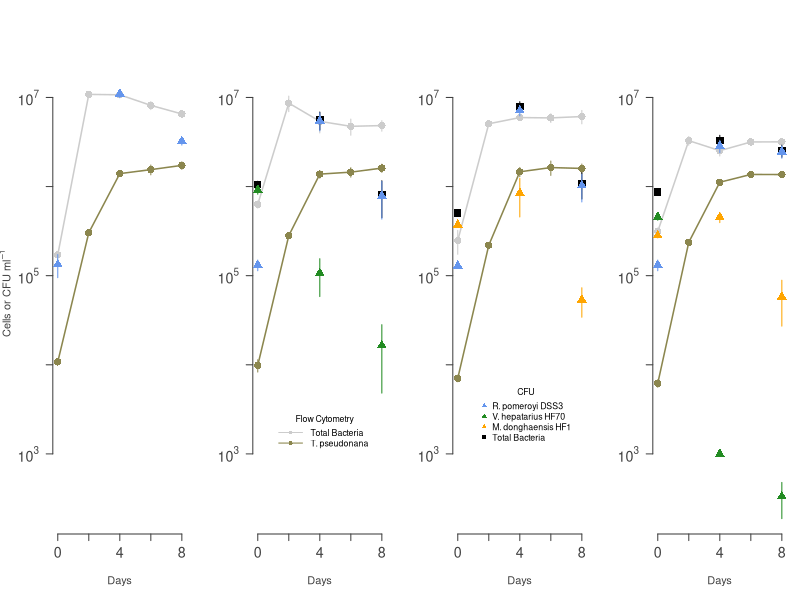
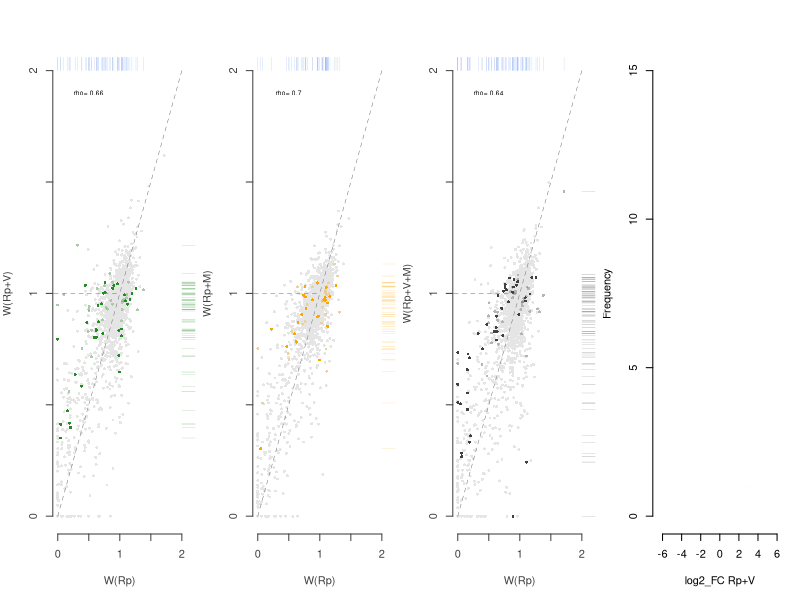
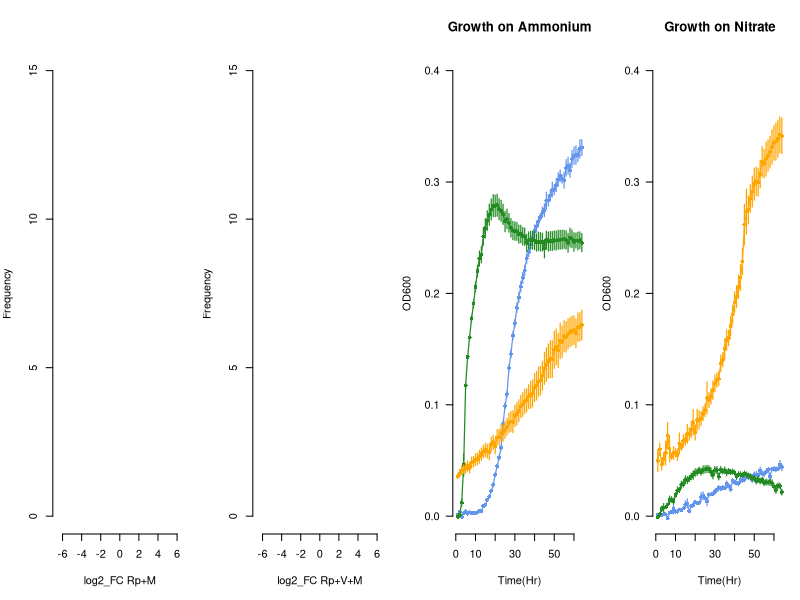
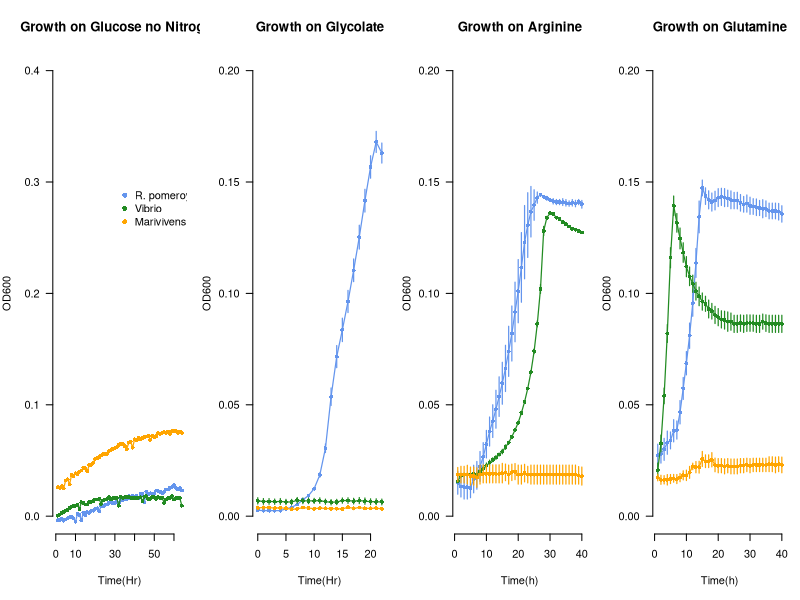
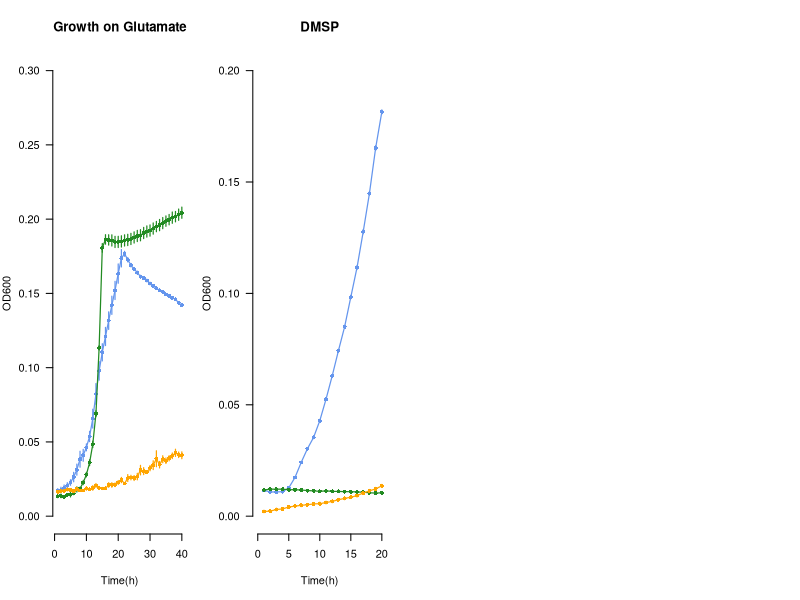

Generate these figures, in order, with R:
## ---- chunk 1
#loading in packages
library(readr)
library(dplyr)
library(tidyr)
library(ggplot2)
library(scales)
library(data.table)
library(formattable)
## ---- chunk 2
# Defining variables to make it more readable later on

rpom <- 'Ruegeria_pomeroyi'
rpomColor <- 'cornflowerblue'
mari <- 'Marivivens'
mariColor <- 'orange'
vib <- 'Vib_70'
vibColor <- 'forestgreen'
diatom <- 'T_pseudo'
diatomColor <- 'khaki4'
bacteria <- 'Bacteria'
bacteriaColor <- 'gray80'
compCommColor <- 'gray25'
totalCFUColor <- 'black'
## ---- chunk 3
# Transform data from CFU to CFU/ml
# from 1/2 YTSS and 1/2 YTSS + KAN25
coloniesMl <- function(rawCFUdata){
    rawCFUdata <- rawCFUdata %>% 
    mutate(cfu.ml = CFU*Dilution/Volume) %>% 
    mutate(cfuKAN.ml = CFU_KAN*Dilution/Volume) %>% 
    ungroup()
}

# Calculate mean and standard error of the mean of CFU/ml 
# and CFU_KAN/ml separate and then combine
CFUmean <- function(CFUml){
    cfuMean <- CFUml %>%
        select(Condition, Replicate, Day, Organism, cfu.ml) %>%
        na.omit() %>%
        group_by(Condition, Day, Organism, Replicate) %>%
        summarize(CFU.ml = mean(cfu.ml)) %>% 
        group_by(Condition, Day, Organism) %>% 
        summarize(mean.CFU.ml=round(mean(CFU.ml)), sem.CFU.ml=sd(round(CFU.ml))/sqrt(length(CFU.ml)))%>%
        ungroup() 
    cfuKANmean <- CFUml %>%
        select(Condition, Replicate, Day, Organism, cfuKAN.ml) %>%
        na.omit() %>%
        group_by(Condition, Day, Organism, Replicate) %>%
        summarize(CFUKAN.ml = mean(cfuKAN.ml)) %>% 
        group_by(Condition, Day, Organism) %>% 
        summarize(mean.cfuKAN.ml=round(mean(CFUKAN.ml)), sem.cfuKAN.ml=sd(round(CFUKAN.ml))/sqrt(length(CFUKAN.ml)))%>%
        ungroup()
    full_join(cfuMean, cfuKANmean, by=c('Condition', 'Organism', 'Day'))
}


# Calculate mean Cells/ml from flow data taken on CyAN 
meanCellsml <- function(rawFlowdata){
    flowMean <- rawFlowdata %>%
        select(Condition, Replicate, Day, Organism, Cells.ml) %>%
        na.omit() %>%
        group_by(Condition, Day, Organism) %>%
        summarize(mean.Cells.ml=mean(round(Cells.ml)), sem.Cells.ml=sd(round(Cells.ml))
                  /sqrt(length(Cells.ml)))%>%
        ungroup()
}

# Read in CFU and flow data, transforming with above functions
# Need to add in Day 0 for condition 4/6 since these
# R pom colonies were inhibited by Vibrio, thus
# Taking the mean of all other time zeros and placing # it here

rawCFUcounts <- read.table(file='Data/GOTn_CFUcounts_v2.csv', header=TRUE, sep=',')
CFUml <- coloniesMl(rawCFUcounts)
meanCFUml <- CFUmean(CFUml)
meanCFUml <- meanCFUml[order(meanCFUml$Day), ]

flowCounts <- read.table(file='Data/GOTn_flowCounts_v2.csv', header=TRUE, sep=',')
meanFlow <- meanCellsml(flowCounts)
## ---- chunk 4
# Fixing the problem that there were no Rpom counts on day zero of conditions 4 & 6
# We just set the CFUs here equal to the mean of the inoculum from all other conditions


condition4RpomT0 <- meanCFUml$Day==0 & meanCFUml$Organism==rpom & meanCFUml$Condition=='Vibrio'
condition6RpomT0 <- meanCFUml$Day==0 & meanCFUml$Organism==rpom & meanCFUml$Condition=='CompleteCommunity'
allRpomT0 <- na.omit(CFUml$cfu.ml[CFUml$Day=='0' & CFUml$Organism==rpom])

meanCFUml$mean.CFU.ml[condition4RpomT0] <- mean(allRpomT0)
meanCFUml$sem.CFU.ml[condition4RpomT0] <- sd(allRpomT0)/sqrt(length(allRpomT0))

meanCFUml$mean.CFU.ml[condition6RpomT0] <- mean(allRpomT0)
meanCFUml$sem.CFU.ml[condition6RpomT0] <- sd(allRpomT0)/sqrt(length(allRpomT0))
## ---- chunk 5
#Total CFUs from means then propagate error

totalCFUS <- meanCFUml %>% 
  group_by(Condition, Day) %>% 
  summarize(total.meanCFU= sum(mean.CFU.ml), total.sem=sqrt(sum(sem.CFU.ml^2, na.rm=TRUE)))

## ---- chunk 6
attach(meanCFUml)

meanCFU <- mean.CFU.ml[Organism==rpom]
meanCFUT0 <- mean.CFU.ml[Organism==rpom & Day==0]
meanCFUT4 <- mean.CFU.ml[Organism==rpom & Day==4]
meanCFUT8 <- mean.CFU.ml[Organism==rpom & Day==8]

semCFUT0 <- sem.CFU.ml[Organism==rpom & Day==0]
semCFUT4 <- sem.CFU.ml[Organism==rpom & Day==4]
semCFUT8 <- sem.CFU.ml[Organism==rpom & Day==8]


rpomAloneCFU <- mean.CFU.ml[Condition=='RpomAlone' & Organism==rpom]
semRpomAloneCFU <- sem.CFU.ml[Condition=='RpomAlone' & Organism==rpom]
rpomAloneTimeCFU <- Day[Condition=='RpomAlone' & Organism==rpom]

vibRpomCFU <- mean.CFU.ml[Condition=='Vibrio' & Organism==rpom]
semVibRpomCFU <- sem.CFU.ml[Condition=='Vibrio' & Organism==rpom]
vibCFU <- mean.CFU.ml[Condition=='Vibrio' & Organism==vib]
semVibCFU <- sem.CFU.ml[Condition=='Vibrio' & Organism==vib]
vibTimeCFU <- Day[Condition=='Vibrio' & Organism==vib]
vibRpomTimeCFU <- Day[Condition=='Vibrio' & Organism==rpom]

mariRpomCFU <- mean.CFU.ml[Condition=='Marivivens' & Organism==rpom]
semMariRpomCFU <- sem.CFU.ml[Condition=='Marivivens' & Organism==rpom]
mariCFU <- mean.CFU.ml[Condition=='Marivivens' & Organism==mari]
semMariCFU <- sem.CFU.ml[Condition=='Marivivens' & Organism==mari]
mariTimeCFU <- Day[Condition=='Marivivens' & Organism==mari]
mariRpomTimeCFU <- Day[Condition=='Marivivens' & Organism==rpom]

compCommRpomCFU <- mean.CFU.ml[Condition=='CompleteCommunity' & Organism==rpom]
semCompCommRpomCFU <- sem.CFU.ml[Condition=='CompleteCommunity' & Organism==rpom]
compCommMariCFU <- mean.CFU.ml[Condition=='CompleteCommunity' & Organism==mari]
semCompCommMariCFU <- sem.CFU.ml[Condition=='CompleteCommunity' & Organism==mari]
compCommVibCFU <- mean.CFU.ml[Condition=='CompleteCommunity' & Organism==vib]
semCompCommVibCFU <- sem.CFU.ml[Condition=='CompleteCommunity' & Organism==vib]
compCommVibTimeCFU <- Day[Condition=='CompleteCommunity' & Organism==vib]
compCommMariTimeCFU <- Day[Condition=='CompleteCommunity' & Organism==mari]
compCommRpomTimeCFU <- Day[Condition=='CompleteCommunity' & Organism==rpom]

detach(meanCFUml, unload=TRUE)

## ---- chunk 7
# Reading in functions for growth curves that I like to make
niceGrowthCurve <- function(time, populationDensity, yLim, yLab=expression('Cells or CFU ml' ^-1),  timeTicks, timeLabs, popTicks, popLabs){
  xLab <- 'Days'
  axesCol <- 'gray25'
  plot(time, populationDensity, las=1, xlab=xLab, ylab=yLab, log='y',  type='n', frame.plot=FALSE,  yaxt='n', xaxt='n', ylim=yLim, col.lab=axesCol)
  axis(1, at=timeTicks, labels=timeLabs, col=axesCol, col.axis=axesCol, cex.axis=1.3, cex.lab=1.3)
  axis(2, at=popTicks, labels=popLabs, las=1, col=axesCol, col.axis=axesCol, cex.axis=1.3, cex.lab=1.3)
}


oneMemberGrowthCurve <- function(timePop1, pop1, pop1SEM, pop1Col, lineType=1, point=16){
  points(timePop1, pop1, col=pop1Col, pch=point, cex=1.5)
  lines(timePop1, pop1, col=pop1Col, lty=lineType, lwd=1.5)
  segments(x0=timePop1, y0=pop1+pop1SEM, y1=pop1-pop1SEM, col=pop1Col)
}

## ---- chunk 8
#Defining the flow cytometry objects as the treatmentOrganism

attach(meanFlow)

tnBacteriaFlow <-  mean.Cells.ml[Condition=='RpomAlone' & Organism==bacteria]
semTnBacteriaFlow <- sem.Cells.ml[Condition=='RpomAlone' & Organism==bacteria]
tnDiatomFlow <- mean.Cells.ml[Condition=='RpomAlone' & Organism==diatom]
semTnDiatomFlow <- sem.Cells.ml[Condition=='RpomAlone' & Organism==diatom]
tnBacteriaTimeFlow <- Day[Condition=='RpomAlone' & Organism==bacteria]
tnDiatomTimeFlow <- Day[Condition=='RpomAlone' & Organism==diatom]

vibBacteriaFlow <-  mean.Cells.ml[Condition=='Vibrio' & Organism==bacteria]
semVibBacteriaFlow <- sem.Cells.ml[Condition=='Vibrio' & Organism==bacteria]
vibDiatomFlow <- mean.Cells.ml[Condition=='Vibrio' & Organism==diatom]
semVibDiatomFlow <- sem.Cells.ml[Condition=='Vibrio' & Organism==diatom]
vibBacteriaTimeFlow <- Day[Condition=='Vibrio' & Organism==bacteria]
vibDiatomTimeFlow <- Day[Condition=='Vibrio' & Organism==diatom]

mariBacteriaFlow <-  mean.Cells.ml[Condition=='Marivivens' & Organism==bacteria]
semMariBacteriaFlow <- sem.Cells.ml[Condition=='Marivivens' & Organism==bacteria]
mariDiatomFlow <- mean.Cells.ml[Condition=='Marivivens' & Organism==diatom]
semMariDiatomFlow <- sem.Cells.ml[Condition=='Marivivens' & Organism==diatom]
mariBacteriaTimeFlow <- Day[Condition=='Marivivens' & Organism==bacteria]
mariDiatomTimeFlow <- Day[Condition=='Marivivens' & Organism==diatom]

allBacteriaFlow <-  mean.Cells.ml[Condition=='CompleteCommunity' & Organism==bacteria]
semAllBacteriaFlow <- sem.Cells.ml[Condition=='CompleteCommunity' & Organism==bacteria]
allDiatomFlow <- mean.Cells.ml[Condition=='CompleteCommunity' & Organism==diatom]
semAllDiatomFlow <- sem.Cells.ml[Condition=='CompleteCommunity' & Organism==diatom]
allBacteriaTimeFlow <- Day[Condition=='CompleteCommunity' & Organism==bacteria]
allDiatomTimeFlow <- Day[Condition=='CompleteCommunity' & Organism==diatom]
detach(meanFlow, unload=TRUE)
## ---- chunk 9
xAxis <- seq(0,8, by=2)
xAxisLong <- seq(0,16, by=2)
xAxisLabs <- c('0','','4','','8')
xAxisLongLabs <- c('0','','4','','8','','12','','16')

ylim <- c(2e2,2e7)
yAxis <-  c(1e3, 1e4, 1e5, 1e6, 1e7)
yAxisLab <- c(expression('10'^'3'), '', expression('10'^'5'), '',expression('10'^'7'))

#pdf(file='growthcurve_20220316.pdf', height=3, width=9, useDingbats=FALSE)

par(mfrow=c(1,4), mar=c(5,4,4,1))

#Rpom Alone
niceGrowthCurve(xAxis, yAxis, ylim, timeTicks=xAxis, timeLabs=xAxisLabs, popTicks=yAxis, popLabs=yAxisLab)


oneMemberGrowthCurve(tnBacteriaTimeFlow, tnBacteriaFlow, semTnBacteriaFlow, bacteriaColor)
oneMemberGrowthCurve(tnDiatomTimeFlow, tnDiatomFlow, semTnDiatomFlow, diatomColor)
oneMemberGrowthCurve(rpomAloneTimeCFU, rpomAloneCFU, semRpomAloneCFU, rpomColor,lineType=0, point=17)




#Vibrio

niceGrowthCurve(xAxis, yAxis, ylim, yLab='', timeTicks=xAxis, timeLabs=xAxisLabs, popTicks=yAxis, popLabs=yAxisLab)

oneMemberGrowthCurve(vibBacteriaTimeFlow, vibBacteriaFlow, semVibBacteriaFlow, bacteriaColor)
oneMemberGrowthCurve(vibDiatomTimeFlow, vibDiatomFlow, semVibDiatomFlow, diatomColor)


oneMemberGrowthCurve(totalCFUS$Day[totalCFUS$Condition=='Vibrio'], totalCFUS$total.meanCFU[totalCFUS$Condition=='Vibrio'], totalCFUS$total.sem[totalCFUS$Condition=='Vibrio'], totalCFUColor, lineType=0, point=15)

oneMemberGrowthCurve(vibRpomTimeCFU, vibRpomCFU, semVibRpomCFU, rpomColor, lineType=0, point=17)
oneMemberGrowthCurve(vibTimeCFU, vibCFU, semVibCFU, vibColor, lineType=0, point=17)


legend(1.2, 0.3e4, legend=c('Total Bacteria' , 'T. pseudonana'), col=c(bacteriaColor, diatomColor), cex=0.8, pch=16, lty=1, bty='n', title='Flow Cytometry', seg.len=3)


#Marivivens

niceGrowthCurve(xAxis, yAxis, ylim, yLab='', timeTicks=xAxis, timeLabs=xAxisLabs, popTicks=yAxis, popLabs=yAxisLab)

oneMemberGrowthCurve(mariBacteriaTimeFlow, mariBacteriaFlow, semMariBacteriaFlow, bacteriaColor)
oneMemberGrowthCurve(mariDiatomTimeFlow, mariDiatomFlow, semMariDiatomFlow, diatomColor)

oneMemberGrowthCurve(totalCFUS$Day[totalCFUS$Condition=='Marivivens'], totalCFUS$total.meanCFU[totalCFUS$Condition=='Marivivens'], totalCFUS$total.sem[totalCFUS$Condition=='Marivivens'], totalCFUColor, lineType=0, point=15)

oneMemberGrowthCurve(mariRpomTimeCFU, mariRpomCFU, semMariRpomCFU, rpomColor, lineType=0, point=17)
oneMemberGrowthCurve(mariTimeCFU, mariCFU, semMariCFU, mariColor, lineType=0, point=17)


legend(1.2, 0.6e4, legend=c('R. pomeroyi DSS3' , 'V. hepatarius HF70', 'M. donghaensis HF1', 'Total Bacteria'), col=c(rpomColor, vibColor, mariColor, totalCFUColor), pch=c(17,17,17,15), cex=0.8, lty=0, bty='n', title='CFU', seg.len=3)

#CompleteCommunity

niceGrowthCurve(xAxis, yAxis, ylim, yLab='', timeTicks=xAxis, timeLabs=xAxisLabs, popTicks=yAxis, popLabs=yAxisLab)

oneMemberGrowthCurve(allBacteriaTimeFlow, allBacteriaFlow, semAllBacteriaFlow, bacteriaColor)
oneMemberGrowthCurve(allDiatomTimeFlow, allDiatomFlow, semAllDiatomFlow, diatomColor)


oneMemberGrowthCurve(totalCFUS$Day[totalCFUS$Condition=='CompleteCommunity'], totalCFUS$total.meanCFU[totalCFUS$Condition=='CompleteCommunity'], totalCFUS$total.sem[totalCFUS$Condition=='CompleteCommunity'], totalCFUColor, lineType=0, point=15)

oneMemberGrowthCurve(compCommRpomTimeCFU, compCommRpomCFU, semCompCommRpomCFU, rpomColor, lineType=0, point=17)
oneMemberGrowthCurve(compCommRpomTimeCFU, compCommVibCFU, semCompCommVibCFU, vibColor, lineType=0, point=17)
oneMemberGrowthCurve(compCommMariTimeCFU, compCommMariCFU, semCompCommMariCFU, mariColor, lineType=0, point=17)



#dev.off()
## ---- chunk 10
# expansion factors for Rpom as the only bacteria makes it easy

expansionCalc <- function(initialFC, finalFC, semInitialFC, semFinalFC){
  
  x <- initialFC
  y <- finalFC
  
  expansion <- y/x
  
  dx_x <- semInitialFC/x
  dy_y <- semFinalFC/y
  
  uncertainty <- expansion*sqrt((dx_x)^2*(dy_y)^2)
  
  expansion_uncertainty <- c(vector(),c(expansion, uncertainty))
}


rpomAloneExp <- expansionCalc(tnBacteriaFlow[1], tnBacteriaFlow[5], semTnBacteriaFlow[1], semTnBacteriaFlow[5])[1]
semRpomAloneExp <- expansionCalc(tnBacteriaFlow[1], tnBacteriaFlow[5], semTnBacteriaFlow[1], semTnBacteriaFlow[5])[2]

rpomAloneExpCFU <- expansionCalc(rpomAloneCFU[1], rpomAloneCFU[3], semRpomAloneCFU[1], semRpomAloneCFU[3])[1]
semRpomAloneExpCFU <- expansionCalc(rpomAloneCFU[1], rpomAloneCFU[3], semRpomAloneCFU[1], semRpomAloneCFU[3])[2]


# to get expansion factors for conditions with multiple bacteria
# Rpom CFUs / Total Bacteria CFUs * Total Bacteria FC = Rpom FC
# expansion factor is then Rpom FC final / Rpom FC initial

percentMultiBact <- function(rPom, bact2, bact3){
  x <- rPom
  y <- bact2
  z <- bact3
  
  total <- x/(x+y+z)
}

expansionCalc_noUncert <- function(initialFC, finalFC){
  
  x <- initialFC
  y <- finalFC
  
  expansion <- y/x
}

  
rpomVibPercent <- percentMultiBact(vibRpomCFU, vibCFU, bact3=0)
rpomMariPercent <- percentMultiBact(mariRpomCFU, mariCFU, bact3=0)
rpomAllPercent <- percentMultiBact(compCommRpomCFU, compCommVibCFU, compCommMariCFU)




#these are all of specifically rpom in each treatment then multiplied by the flowcytometry data (0d and 8d) to get cells/ml of rpom from the percentage of rpom cells based on cfus

vibExp <-  expansionCalc_noUncert(vibBacteriaFlow[1]*rpomVibPercent[1], vibBacteriaFlow[5]*rpomVibPercent[3])


mariExp <-  expansionCalc_noUncert(mariBacteriaFlow[1]*rpomMariPercent[1], mariBacteriaFlow[5]*rpomMariPercent[3])


allExp <- expansionCalc_noUncert(allBacteriaFlow[1]*rpomAllPercent[1], allBacteriaFlow[5]*rpomAllPercent[3])

print(c('RpomAlone Expansion=', round(rpomAloneExp, 2),'Vibrio Expansion=', round(vibExp,2) , 'Marivivens Expansion=', round(mariExp,2), 'CompleteCommunity Expansion', round(allExp, 2)))
## ---- chunk 11



#Calculating the # of generations from the FC data, for rpom Alone just use the flow data, for rpom in the other communities, use the %CFU rpom * FC data

generations <- function(FC, percentRpom){
  (log10(FC[5]*percentRpom[3]) - log10(FC[1]*percentRpom[1]))/0.301

}


generationTable <- matrix(nrow=4, ncol=2)
generationTable[1, 1] <- 'rpomAlone Generations'
generationTable[2, 1] <- 'Vibrio rpom Generations'
generationTable[3, 1] <- 'Marivivens rpom Generations'
generationTable[4, 1] <- 'Complete Comm rpom Generations'
generationTable[1,2] <- round((log10(tnBacteriaFlow[5]) - log10(tnBacteriaFlow[1]))/0.301,2)
generationTable[2,2] <- round(generations(vibBacteriaFlow, rpomVibPercent),2)
generationTable[3,2] <- round(generations(mariBacteriaFlow, rpomMariPercent), 2)
generationTable[4,2] <- round(generations(allBacteriaFlow, rpomAllPercent), 2)

print(generationTable)

paste('Mean Generations=', mean(as.numeric(generationTable[1:4, 2])))
## ---- chunk 12
# Calculating the number of generations from time 0 to 4 for just Rpom CFUs
#propagation of standard error of the mean
errorProp <- function(sem, mean){
  sqrt((0.434*(sem[2]/mean[2]))^2 + (0.434*(sem[1]/mean[1]))^2)
}

gen4Table <- matrix(nrow=4, ncol=3)
gen4Table[1, 1] <- 'rpomAlone Generations'
gen4Table[2, 1] <- 'Vibrio rpom Generations'
gen4Table[3, 1] <- 'Marivivens rpom Generations'
gen4Table[4, 1] <- 'Complete Comm rpom Generations'
gen4Table[1, 2] <- round((log10(rpomAloneCFU[2])-log10(rpomAloneCFU[1]))/0.301, 3)
gen4Table[2, 2] <- round((log10(vibRpomCFU[2])-log10(vibRpomCFU[1]))/0.301, 3)
gen4Table[3, 2] <- round((log10(mariRpomCFU[2])-log10(mariRpomCFU[1]))/0.301, 3)
gen4Table[4, 2] <- round((log10(compCommRpomCFU[2])-log10(compCommRpomCFU[1]))/0.301, 3)

gen4Table[1,3] <- round(errorProp(semRpomAloneCFU, rpomAloneCFU), 3)
gen4Table[2,3] <- round(errorProp(semVibRpomCFU, vibRpomCFU), 3)
gen4Table[3,3] <- round(errorProp(semMariRpomCFU, mariRpomCFU), 3)
gen4Table[4,3] <- round(errorProp(semCompCommRpomCFU, compCommRpomCFU), 3)

errorProp(semRpomAloneCFU, rpomAloneCFU)

print(gen4Table)
paste('Mean Generations=', mean(as.numeric(gen4Table[1:4, 2])))


## ---- chunk 13
meanFitness <- fread('meanFitness_20220601.csv', header=TRUE)
significantFitness <- fread('significant_genes_grouped_Metabolism_filtered_20220601.csv', header=TRUE)
table1 <- fread('Table1_20220601.csv', header=TRUE) %>% 
    inner_join(., significantFitness, by='spo')

#Select only significant genes to later be counted as fit increases or decreases
vibSig <- significantFitness[Vib_sig == 'yes']
vibSigTable <- table1[Vib_sig=='yes']
mariSig <- significantFitness[Mari_sig == 'yes']
mariSigTable <- table1[Mari_sig=='yes']
commSig <- significantFitness[CC_sig == 'yes']
commSigTable <- table1[CC_sig=='yes']

legendColors <- c(rpomColor, vibColor, mariColor, compCommColor)

fitTicks <- c(0, 0.5, 1, 1.5, 2)
fitLabs <- c('0', '','1','', '2')

overallFitPlot <- function(meanFitX=meanFitness$mean_rpomAlone, meanFitY=meanFitness$mean_vib, SigFitY_X, SigFitY_Y, SigTableX, SigTableY, xLab, yLab, ycol){
    x <- cor.test(meanFitX, meanFitY, method='spearman')
    segmentCol <- 'grey45'
    axesCol <- 'gray25'
    plot(meanFitX, meanFitY, pch=16, col='grey90', xlab=xLab, ylab=yLab, las=1, bty='n', xaxt='n', yaxt='n',  cex=0.6, xlim=c(0,2), ylim=c(0,2), col.lab=axesCol)
    
    points(SigFitY_X, SigFitY_Y, pch=16, col=alpha(ycol,0.3), cex=0.6)
    points(SigTableX, SigTableY, pch=16,col=ycol, cex=0.6)
    rug(SigFitY_X, side=1, pos=c(2,0), ticksize=0.1, lwd=0.15, col=rpomColor)
    rug(SigFitY_Y, side=2, col=ycol, pos=c(2,0), ticksize=0.1, lwd=0.15)
    axis(1, at=fitTicks, labels=fitLabs, col=axesCol, col.axis=axesCol)
    axis(2, at=fitTicks, labels=fitLabs, col=axesCol, col.axis=axesCol)
    segments(x0=0, y0=0, x1=2, y1=2, col= segmentCol, lty=2, lwd=0.5)
    segments(x0=-1, y0=1, x1=1, y1=1, col=segmentCol, lty=2, lwd=0.5)
    text(0.5, 1.9, paste('rho=',round(x$estimate, 2)), cex=0.6)
}

print(c('rpomAlone against vibrio spearman:', cor.test(meanFitness$mean_rpomAlone, meanFitness$mean_vib, method='spearman')[3:4]))
print(c('rpomAlone against marivivens spearman:', cor.test(meanFitness$mean_rpomAlone, meanFitness$mean_mari, method='spearman')[3:4]))
print(c('rpomAlone against Complete Commuinity spearman:', cor.test(meanFitness$mean_rpomAlone, meanFitness$mean_CC, method='spearman')[3:4]))


#pdf('fitnessOverview20220601.pdf', height=3, width=9,useDingbats=FALSE)
par(mfrow=c(1,4), mar=c(5,4,4,1))

overallFitPlot(meanFitness$mean_rpomAlone, meanFitness$mean_vib, vibSig$mean_rpomAlone, vibSig$mean_vib, vibSigTable$mean_rpomAlone, vibSigTable$mean_vib, 'W(Rp)','W(Rp+V)', vibColor)


overallFitPlot(meanFitness$mean_rpomAlone, meanFitness$mean_mari, mariSig$mean_rpomAlone, mariSig$mean_mari,  mariSigTable$mean_rpomAlone, mariSigTable$mean_mari, 'W(Rp)','W(Rp+M)', mariColor)

overallFitPlot(meanFitness$mean_rpomAlone, meanFitness$mean_CC, commSig$mean_rpomAlone, commSig$mean_CC,commSigTable$mean_rpomAlone, commSigTable$mean_CC, 'W(Rp)','W(Rp+V+M)', compCommColor)
#dev.off()
## ---- chunk 14
vibSigIncrease <- length(vibSig$Vib_fold_diff[vibSig$Vib_fold_diff > 0 & !is.na(vibSig$Vib_fold_diff)])
vibSigDecrease <- length(vibSig$Vib_fold_diff[vibSig$Vib_fold_diff < 0 & !is.na(vibSig$Vib_fold_diff)])
vibTotal <- length(vibSig$Vib_fold_diff)


mariSigIncrease <- length(mariSig$Mari_fold_diff[mariSig$Mari_fold_diff > 0 & !is.na(mariSig$Mari_fold_diff)])
mariSigDecrease <- length(mariSig$Mari_fold_diff[mariSig$Mari_fold_diff < 0 & !is.na(mariSig$Mari_fold_diff)])
mariTotal <- length(mariSig$Mari_fold_diff)

commSigIncrease <- length(commSig$CC_fold_diff[commSig$CC_fold_diff > 0 & !is.na(commSig$CC_fold_diff)])
commSigDecrease <- length(commSig$CC_fold_diff[commSig$CC_fold_diff < 0 & !is.na(commSig$CC_fold_diff)])
commTotal <- length(commSig$CC_fold_diff)

prop.test(c(vibSigIncrease, vibSigDecrease), c(vibTotal, vibTotal))
prop.test(c(mariSigIncrease, mariSigDecrease), c(mariTotal, mariTotal))
prop.test(c(commSigIncrease, commSigDecrease), c(commTotal, commTotal))
## ---- chunk 15


#pdf('log2FC_Whist_20220601.pdf', width=5, height=5)
hist(vibSig$Vib_fold_diff, seq(-6.5, 6.6, length.out = 125), col=vibColor, xlim=c(-6.5, 6.5), ylim=c(0,15), border='white', xlab='log2_FC Rp+V', main='')
hist(mariSig$Mari_fold_diff, seq(-6.5, 6.6, length.out = 125), col=mariColor, xlim=c(-6.5, 6.5), ylim=c(0,15), border='white', xlab='log2_FC Rp+M', main='')
hist(commSig$CC_fold_diff, seq(-6.6, 6.6, length.out = 125), col=compCommColor, xlim=c(-6.5, 6.5), ylim=c(0,15), border='white', xlab='log2_FC Rp+V+M', main='')
#dev.off()

# wilcox.test(vib_inc_dW, cc_inc_dW, conf.int = TRUE)
# wilcox.test(vib_inc_dW, mari_inc_dW, conf.int = TRUE)
# wilcox.test(mari_inc_dW, cc_inc_dW, conf.int = TRUE)
# median(vib_inc_dW)
# median(mari_inc_dW)
# median(cc_inc_dW)
# 
# wilcox.test(vib_dec_dW, cc_dec_dW, conf.int = TRUE)
# wilcox.test(vib_dec_dW, mari_dec_dW, conf.int = TRUE)
# wilcox.test(mari_dec_dW, cc_dec_dW, conf.int = TRUE)
# median(vib_dec_dW)
# median(mari_dec_dW)
# median(cc_dec_dW)
# 
# 
# 
# diffTab <- data.table(Treatment='Rp+V', dW=vibSig$Vib_diff) %>% 
#   rbind(data.table(Treatment='Rp+M', dW=mariSig$Mari_diff)) %>% 
#   rbind(data.table(Treatment='Rp+V+M', dW=commSig$CC_diff))
# 
# #test of -dW
# kruskal.test(diffTab$dW[diffTab$dW<0] ~ diffTab$Treatment[diffTab$dW<0])
# 
# #test of +dW
# kruskal.test(diffTab$dW[diffTab$dW>0] ~ diffTab$Treatment[diffTab$dW>0])
## ---- chunk 16
plateOD <- fread('Data/NitrogenUsage_GrowthCurves_CBS.csv') %>%  melt(., id=('Time'), variable.name='Well', value.name='OD600')


plateMap <- fread('Data/NitrogenUsage_GrowthCurves_CBS_platelayout.csv')

growthData <- inner_join(plateOD, plateMap, by='Well')
meanCells <- function(rawData) {
    rawData <- rawData %>% 
        na.omit() %>% 
        group_by(Time, Organism, Condition) %>% 
        summarise(mean_OD=mean(OD600), sem_OD = sd(OD600)/sqrt(length(OD600)))
}

x <- meanCells(growthData)
x$mean_OD[x$Organism!='Blank'] <- x$mean_OD[x$Organism!='Blank'] - x$mean_OD[x$Organism=='Blank']

# Blank transformed data
blankedGrowthCurve <- x

attach(blankedGrowthCurve)

# Define each strain/fluorescent organism used for this plate
rpomNH <- Organism=='Rpom' & Condition=='NH'
rpomNO <- Organism=='Rpom' & Condition=='NO'
rpomNoN <- Organism=='Rpom' & Condition=='NoN'
vibNH <- Organism=='Vib' & Condition=='NH'
vibNO <- Organism=='Vib' & Condition=='NO'
vibNoN <- Organism=='Vib' & Condition=='NoN'
mariNH <- Organism=='Mari' & Condition=='NH'
mariNO <- Organism=='Mari' & Condition=='NO'
mariNoN <- Organism=='Mari' & Condition=='NoN'


OD <- function(strain, color) {
    points(Time[strain], mean_OD[strain], pch=16, cex=0.8, col=color)
    lines(Time[strain], mean_OD[strain], col=color, lwd=1.2)
    segments(Time[strain], y0=mean_OD[strain]-sem_OD[strain], y1=mean_OD[strain]+sem_OD[strain], col=color, lwd=1.2)
}


#pdf('Nitrate_Ammonium_GC_20211209.pdf', height=8, width=10, useDingbats = FALSE)

plot(Time[rpomNH], mean_OD[rpomNH], type='n',  las=1, xlab='Time(Hr)', ylab='OD600', main='Growth on Ammonium', bty='n', ylim=c(0, 0.4),cex=1.5, col='gray80')
OD(rpomNH, rpomColor)
OD(vibNH, vibColor)
OD(mariNH, mariColor)


plot(Time[rpomNO], mean_OD[rpomNO], type='n',  las=1, xlab='Time(Hr)', ylab='OD600', main='Growth on Nitrate', bty='n', ylim=c(0,0.4), cex=1.5, col='gray80')
OD(rpomNO, rpomColor)
OD(vibNO, vibColor)
OD(mariNO, mariColor)


plot(Time[rpomNoN], mean_OD[rpomNoN], type='n',  las=1, xlab='Time(Hr)', ylab='OD600', main='Growth on Glucose no Nitrogen', bty='n', ylim=c(0,0.4), cex=1.5, col='gray80')
OD(rpomNoN, rpomColor)
OD(vibNoN, vibColor)
OD(mariNoN, mariColor)
legend(30, 0.3, legend=c('R. pomeroyi WT', 'Vibrio', 'Marivivens'), col=c(rpomColor, vibColor, mariColor), bty='n', pch=16)
#dev.off()
detach(blankedGrowthCurve)
## ---- chunk 17

glycolate_OD <- fread('Data/Glycolate_Malate_GrowthCurves_CBS.csv') %>%  melt(., id=('Time'), variable.name='Well', value.name='OD600')
glycolate_OD$Well <- as.integer(glycolate_OD$Well)
glycolate_layout <- fread('Data/Glycolate_Malate_GrowthCurves_CBS_platelayout.csv')



glycolate_growthData <- inner_join(glycolate_OD, glycolate_layout , by='Well')


glycolate_mean <- meanCells(glycolate_growthData)

# Blank transformed data

glycolate_mean$mean_OD[glycolate_mean$Organism!='Blank' & glycolate_mean$Condition=='Glycolate'] <- glycolate_mean$mean_OD[glycolate_mean$Organism!='Blank' & glycolate_mean$Condition=='Glycolate'] - glycolate_mean$mean_OD[glycolate_mean$Organism=='Blank' & glycolate_mean$Condition=='Glycolate']


attach(glycolate_mean)
rpomGlycolate <- Organism=='Rpom' & Condition=='Glycolate'

vibGlycolate <- Organism=='Vib' & Condition=='Glycolate'

mariGlycolate <- Organism=='Mari' & Condition=='Glycolate'




OD <- function(strain, color) {
    points(Time[strain], mean_OD[strain], pch=16, cex=0.8, col=color)
    lines(Time[strain], mean_OD[strain], col=color, lwd=1.2)
    segments(Time[strain], y0=mean_OD[strain]-sem_OD[strain], y1=mean_OD[strain]+sem_OD[strain], col=color, lwd=1.2)
}


#pdf('glycolateMalate_growth.pdf')
plot(Time[rpomGlycolate], mean_OD[rpomGlycolate], type='n',  las=1, xlab='Time(Hr)', ylab='OD600', main='Growth on Glycolate', bty='n', ylim=c(0, 0.2),cex=1.5, col='gray80')
OD(rpomGlycolate, rpomColor)
OD(vibGlycolate, vibColor)
OD(mariGlycolate, mariColor)

#dev.off()

detach(glycolate_mean)

## ---- chunk 18
ArgGln <- fread('Data/cbs_growth_arginine_gln_malonate.csv') %>% 
    pivot_longer(., cols=2:19, names_to='Organism', values_to='OD') %>% 
    separate(., col='Organism', into=c('Organism', 'Condition', 'Rep')) %>% 
    group_by(Time, Organism, Condition) %>% 
    summarize(mean_OD=mean(OD), sem_OD=sd(OD)/sqrt(length(OD)))
attach(ArgGln)

rpomArg <- Organism=='Rp' & Condition=='arginine'
mariArg <- Organism=='Marivivens' & Condition=='arginine'
vibArg <- Organism=='Vibrio' & Condition=='arginine'
#pdf('ArginineGrowth.pdf')
plot(Time[rpomArg], mean_OD[rpomArg], type='n',  las=1, xlab='Time(h)', ylab='OD600', main='Growth on Arginine', bty='n', ylim=c(0, 0.2),cex=1.5, col='gray80')
OD(rpomArg, rpomColor)
OD(vibArg, vibColor)
OD(mariArg, mariColor)
#dev.off()

rpomGln <- Organism=='Rp' & Condition=='glutamine'
mariGln <- Organism=='Marivivens' & Condition=='glutamine'
vibGln <- Organism=='Vibrio' & Condition=='glutamine'
#pdf('GlutamineGrowth.pdf')
plot(Time[rpomGln], mean_OD[rpomGln], type='n',  las=1, xlab='Time(h)', ylab='OD600', main='Growth on Glutamine', bty='n', ylim=c(0, 0.2),cex=1.5, col='gray80')
OD(rpomGln, rpomColor)
OD(vibGln, vibColor)
OD(mariGln, mariColor)
#dev.off()


detach()
## ---- chunk 19
GluRibose <- fread('Data/cbs_glutamate_ribose.csv')%>%  melt(., id=('Time'), variable.name='Well', value.name='OD600')

GluRibose_layout <- fread('Data/cbs_glutamate_ribose_plateLayout.csv')


GluRibose_growthData <- inner_join(GluRibose, GluRibose_layout , by='Well')


GluRibose_mean <- meanCells(GluRibose_growthData)


GluRibose_mean$mean_OD[GluRibose_mean$Organism!='Blank' & GluRibose_mean$Condition=='Glutamate'] <- GluRibose_mean$mean_OD[GluRibose_mean$Organism!='Blank' & GluRibose_mean$Condition=='Glutamate'] - GluRibose_mean$mean_OD[GluRibose_mean$Organism=='Blank' & GluRibose_mean$Condition=='Glutamate']


attach(GluRibose_mean)

rpomGlu <- Organism=='Rpom' & Condition=='Glutamate'
vibGlu <- Organism=='Vib' & Condition=='Glutamate'
mariGlu <- Organism=='Mari' & Condition=='Glutamate'

#pdf('GlutamateGrowth.pdf')
plot(Time[rpomGlu], mean_OD[rpomGlu], type='n',  las=1, xlab='Time(h)', ylab='OD600', main='Growth on Glutamate', bty='n', ylim=c(0, 0.3),cex=1.5, col='gray80')
OD(rpomGlu, rpomColor)
OD(vibGlu, vibColor)
OD(mariGlu, mariColor)
#dev.off()


detach()
## ---- chunk 20
DMSP <- fread('Data/DSS3,HF1,HF70_DMSP_48-well.csv') %>% 
    pivot_longer(., cols=2:25, names_to='Organism', values_to='OD') %>% 
  na.omit() %>% 
    separate(., col='Organism', into=c('Organism', 'Condition', 'Rep')) %>% 
    group_by(Time, Organism, Condition) %>% 
    summarize(mean_OD=mean(OD), sem_OD=sd(OD)/sqrt(length(OD)))
attach(DMSP)


rpomDMSP <- Organism=='DSS3' & Condition=='DMSP'
mariDMSP <- Organism=='HF1' & Condition=='DMSP'
vibDMSP <- Organism=='HF70' & Condition=='DMSP'
#pdf('DMSP.pdf')
plot(Time[rpomDMSP], mean_OD[rpomDMSP], type='n',  las=1, xlab='Time(h)', ylab='OD600', main='DMSP', bty='n', ylim=c(0, 0.2),xlim=c(0, 20), cex=1.5, col='gray80')
OD(rpomDMSP, rpomColor)
OD(vibDMSP, vibColor)
OD(mariDMSP, mariColor)
#dev.off()
detach()
